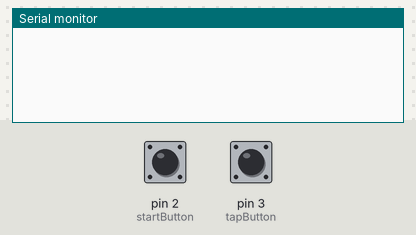
This sketch was run on a simulated Arduino Uno, built with avr-gcc and run on an emulated ATmega328P. Parts: the last lines printed to the serial monitor. The test bench sets the inputs (shaded band); at power-on: pin 2 (startButton) LOW, pin 3 (tapButton) LOW. No radio packets arrive unless stated.

Above: at 1.2 s.
1.3 s: pin 2 (startButton) pulled HIGH for 0.15 s
At 1.8 s:
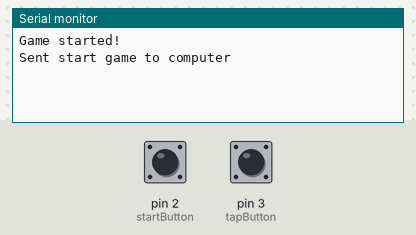
2.9 s: pin 3 (tapButton) pulled HIGH for 0.15 s
At 3.8 s:
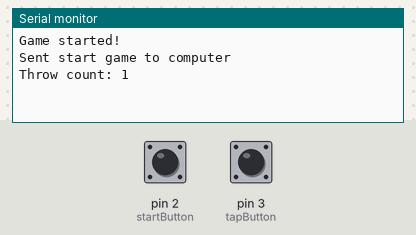
4.5 s: pin 3 (tapButton) pulled HIGH for 1 s
At 5.4 s:
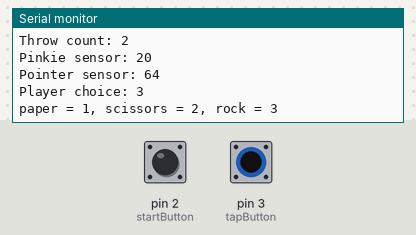

The sketch:

RPS-Player.ino
```cpp
// include SPI and radio libs
#include <SPI.h>
#include <RF24.h>
#include <nRF24L01.h>

// define flex sensor pins
#define sensorPointer A0
#define sensorPinkie A1

// define button pins
#define startButton 2
#define tapButton 3

// initialize button variables
int gameState = 0;
int lastGameState = 0;
int throwInput = 0;
int lastThrowInput = 0;
int throwCount = 0;
int computerStart = 4;
int playerChoice = 0;

// initialize radio and variables
RF24 radio(8, 9);
int msg[1];
const uint64_t pipe = 0xE8E8F0F0E1LL;

void setup() {
  Serial.begin(9600);

  // start radio transmitter on channel 115
  radio.begin();
  radio.setChannel(115);
  radio.openWritingPipe(pipe);
  radio.stopListening();

  // set sensor inputs
  pinMode(sensorPointer, INPUT);
  pinMode(sensorPinkie, INPUT);

  // set button inputs
  pinMode(startButton, INPUT);
  pinMode(tapButton, INPUT);

}

void loop() {
  // has the player triggered the game to start
  gameState = digitalRead(startButton);
  if (gameState == HIGH && lastGameState == LOW) {
    Serial.println("Game started!");

    // tell computer to start game
    msg[0] = computerStart;
    radio.write(msg, 1);
    Serial.println("Sent start game to computer");
    computerStart++;

    // wait till player throws 2 times
    while (throwCount != 2) {
      throwInput = digitalRead(tapButton);
      delay(100);

      // increase the count after each tap
      if (throwInput == HIGH) {
        throwCount++;
        Serial.print("Throw count: ");
        Serial.println(throwCount);

        // send update to computer
        msg[0] = computerStart++;
        radio.write(msg, 1);

        delay(100);
      }
    }
    delay(10);

    // reset throw variables
    throwCount = 0;
    computerStart = 4;

    // get user input
    userChoice();
    Serial.print("Player choice: ");
    Serial.println(playerChoice);
    Serial.println("paper = 1, scissors = 2, rock = 3");
    Serial.println();

    msg[0] = playerChoice;
    radio.write(msg, 1);
  }

  // reset game state
  lastGameState = gameState;

}

void userChoice() {
  // get player choice based on sensors
  int pinkieSensor = analogRead(sensorPinkie);
  pinkieSensor = map(pinkieSensor, 535, 420, 0, 100);   // map values 0-100
  Serial.print("Pinkie sensor: ");
  Serial.println(pinkieSensor);
  if ( pinkieSensor > 40) {   // finger is bent
    pinkieSensor = 1;
  } else {
    pinkieSensor = 0;
  }
  int pointerSensor = analogRead(sensorPointer);
  pointerSensor = map(pointerSensor, 605, 460, 0, 100);   // map values 0-100
  Serial.print("Pointer sensor: ");
  Serial.println(pointerSensor);
  if ( pointerSensor > 40) {  // finger is bent
    pointerSensor = 1;
  } else {
    pointerSensor = 0;
  }

  // no sensors flex = paper, pinkie flexed = scisors, both flexed = rock
  if (pointerSensor == 1) {    //rock
    playerChoice = 3;
  } else if (pinkieSensor == 1 & pointerSensor == 0) {   //scisors
    playerChoice = 2;
  } else {    // paper
    playerChoice = 1;
  }
}
```

Measured:
- after the input at 1.3 s, the serial monitor: prints a new line at once (image 1)
- after the input at 2.9 s, the serial monitor: prints a new line after 0.10 s (image 2)
- after the input at 4.5 s, the serial monitor: prints a new line after 0.10 s (image 3)
